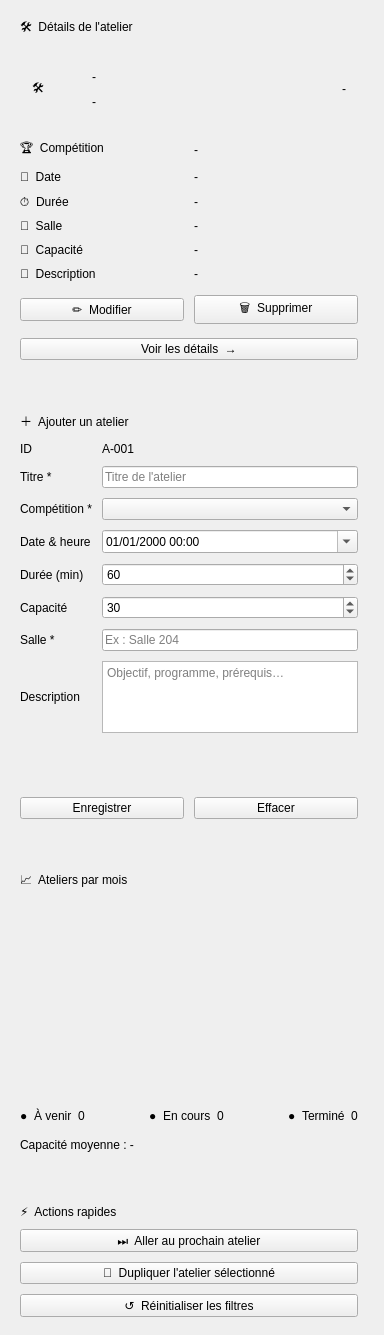
                <widget class="QWidget" name="rightColAtelier">
                 <property name="minimumSize">
                  <size>
                   <width>330</width>
                   <height>0</height>
                  </size>
                 </property>
                 <layout class="QVBoxLayout" name="rightLayoutAtelier">
                  <property name="spacing">
                   <number>16</number>
                  </property>
                  <property name="leftMargin">
                   <number>0</number>
                  </property>
                  <property name="topMargin">
                   <number>0</number>
                  </property>
                  <property name="rightMargin">
                   <number>6</number>
                  </property>
                  <property name="bottomMargin">
                   <number>0</number>
                  </property>
                  <item>
                   <widget class="QFrame" name="cardDetailsAtelier">
                    <layout class="QVBoxLayout" name="detailsLayoutAtelier">
                     <property name="spacing">
                      <number>14</number>
                     </property>
                     <property name="leftMargin">
                      <number>20</number>
                     </property>
                     <property name="topMargin">
                      <number>18</number>
                     </property>
                     <property name="rightMargin">
                      <number>20</number>
                     </property>
                     <property name="bottomMargin">
                      <number>18</number>
                     </property>
                     <item>
                      <widget class="QLabel" name="lblDetailsAtelier">
                       <property name="text">
                        <string>🛠️  Détails de l'atelier</string>
                       </property>
                      </widget>
                     </item>
                     <item>
                      <widget class="QFrame" name="detailHeadAtelier">
                       <layout class="QHBoxLayout" name="detailHeadLayoutAtelier">
                        <property name="spacing">
                         <number>12</number>
                        </property>
                        <property name="leftMargin">
                         <number>12</number>
                        </property>
                        <property name="topMargin">
                         <number>12</number>
                        </property>
                        <property name="rightMargin">
                         <number>12</number>
                        </property>
                        <property name="bottomMargin">
                         <number>12</number>
                        </property>
                        <item>
                         <widget class="QLabel" name="dIcoAtelier">
                          <property name="text">
                           <string>🛠️</string>
                          </property>
                          <property name="minimumSize">
                           <size>
                            <width>48</width>
                            <height>48</height>
                           </size>
                          </property>
                          <property name="maximumSize">
                           <size>
                            <width>48</width>
                            <height>48</height>
                           </size>
                          </property>
                         </widget>
                        </item>
                        <item>
                         <layout class="QVBoxLayout" name="detailNameLayoutAtelier">
                          <property name="spacing">
                           <number>2</number>
                          </property>
                          <property name="leftMargin">
                           <number>0</number>
                          </property>
                          <property name="topMargin">
                           <number>0</number>
                          </property>
                          <property name="rightMargin">
                           <number>0</number>
                          </property>
                          <property name="bottomMargin">
                           <number>0</number>
                          </property>
                          <item>
                           <widget class="QLabel" name="dNomAtelier">
                            <property name="text">
                             <string>-</string>
                            </property>
                            <property name="wordWrap">
                             <bool>true</bool>
                            </property>
                           </widget>
                          </item>
                          <item>
                           <widget class="QLabel" name="dIdAtelier">
                            <property name="text">
                             <string>-</string>
                            </property>
                           </widget>
                          </item>
                         </layout>
                        </item>
                        <item>
                         <spacer name="detailSp">
                          <property name="orientation">
                           <enum>Qt::Horizontal</enum>
                          </property>
                          <property name="sizeHint" stdset="0">
                           <size>
                            <width>40</width>
                            <height>20</height>
                           </size>
                          </property>
                         </spacer>
                        </item>
                        <item>
                         <widget class="QLabel" name="dBadgeAtelier">
                          <property name="text">
                           <string>-</string>
                          </property>
                         </widget>
                        </item>
                       </layout>
                      </widget>
                     </item>
                     <item>
                      <layout class="QGridLayout" name="detailsGridAtelier">
                       <property name="spacing">
                        <number>10</number>
                       </property>
                       <property name="leftMargin">
                        <number>0</number>
                       </property>
                       <property name="topMargin">
                        <number>0</number>
                       </property>
                       <property name="rightMargin">
                        <number>0</number>
                       </property>
                       <property name="bottomMargin">
                        <number>0</number>
                       </property>
                       <item row="0" column="0">
                        <widget class="QLabel" name="dCompLabel">
                         <property name="text">
                          <string>🏆  Compétition</string>
                         </property>
                        </widget>
                       </item>
                       <item row="0" column="1">
                        <widget class="QLabel" name="dComp">
                         <property name="text">
                          <string>-</string>
                         </property>
                         <property name="wordWrap">
                          <bool>true</bool>
                         </property>
                        </widget>
                       </item>
                       <item row="1" column="0">
                        <widget class="QLabel" name="dDateLabel">
                         <property name="text">
                          <string>📅  Date</string>
                         </property>
                        </widget>
                       </item>
                       <item row="1" column="1">
                        <widget class="QLabel" name="dDate">
                         <property name="text">
                          <string>-</string>
                         </property>
                        </widget>
                       </item>
                       <item row="2" column="0">
                        <widget class="QLabel" name="dDureeLabel">
                         <property name="text">
                          <string>⏱️  Durée</string>
                         </property>
                        </widget>
                       </item>
                       <item row="2" column="1">
                        <widget class="QLabel" name="dDuree">
                         <property name="text">
                          <string>-</string>
                         </property>
                        </widget>
                       </item>
                       <item row="3" column="0">
                        <widget class="QLabel" name="dSalleLabelAtelier">
                         <property name="text">
                          <string>🏫  Salle</string>
                         </property>
                        </widget>
                       </item>
                       <item row="3" column="1">
                        <widget class="QLabel" name="dSalleAtelier">
                         <property name="text">
                          <string>-</string>
                         </property>
                        </widget>
                       </item>
                       <item row="4" column="0">
                        <widget class="QLabel" name="dCapLabel">
                         <property name="text">
                          <string>👥  Capacité</string>
                         </property>
                        </widget>
                       </item>
                       <item row="4" column="1">
                        <widget class="QLabel" name="dCap">
                         <property name="text">
                          <string>-</string>
                         </property>
                        </widget>
                       </item>
                       <item row="5" column="0">
                        <widget class="QLabel" name="dDescLabel">
                         <property name="text">
                          <string>📝  Description</string>
                         </property>
                        </widget>
                       </item>
                       <item row="5" column="1">
                        <widget class="QLabel" name="dDesc">
                         <property name="text">
                          <string>-</string>
                         </property>
                         <property name="wordWrap">
                          <bool>true</bool>
                         </property>
                        </widget>
                       </item>
                      </layout>
                     </item>
                     <item>
                      <layout class="QHBoxLayout" name="detailBtnLayout">
                       <property name="spacing">
                        <number>10</number>
                       </property>
                       <property name="leftMargin">
                        <number>0</number>
                       </property>
                       <property name="topMargin">
                        <number>0</number>
                       </property>
                       <property name="rightMargin">
                        <number>0</number>
                       </property>
                       <property name="bottomMargin">
                        <number>0</number>
                       </property>
                       <item>
                        <widget class="QPushButton" name="btnEdit">
                         <property name="text">
                          <string>✏️  Modifier</string>
                         </property>
                        </widget>
                       </item>
                       <item>
                        <widget class="QPushButton" name="btnDelete">
                         <property name="text">
                          <string>🗑️  Supprimer</string>
                         </property>
                        </widget>
                       </item>
                      </layout>
                     </item>
                     <item>
                      <widget class="QPushButton" name="btnDetailsAtelier">
                       <property name="text">
                        <string>Voir les détails  →</string>
                       </property>
                      </widget>
                     </item>
                    </layout>
                   </widget>
                  </item>
                  <item>
                   <widget class="QFrame" name="cardAddAtelier">
                    <layout class="QVBoxLayout" name="addLayoutAtelier">
                     <property name="spacing">
                      <number>12</number>
                     </property>
                     <property name="leftMargin">
                      <number>20</number>
                     </property>
                     <property name="topMargin">
                      <number>18</number>
                     </property>
                     <property name="rightMargin">
                      <number>20</number>
                     </property>
                     <property name="bottomMargin">
                      <number>18</number>
                     </property>
                     <item>
                      <widget class="QLabel" name="lblAddAtelier">
                       <property name="text">
                        <string>＋  Ajouter un atelier</string>
                       </property>
                      </widget>
                     </item>
                     <item>
                      <layout class="QGridLayout" name="addFormLayoutAtelier">
                       <property name="spacing">
                        <number>10</number>
                       </property>
                       <property name="leftMargin">
                        <number>0</number>
                       </property>
                       <property name="topMargin">
                        <number>0</number>
                       </property>
                       <property name="rightMargin">
                        <number>0</number>
                       </property>
                       <property name="bottomMargin">
                        <number>0</number>
                       </property>
                       <item row="0" column="0">
                        <widget class="QLabel" name="aIdLabelAtelier">
                         <property name="text">
                          <string>ID</string>
                         </property>
                        </widget>
                       </item>
                       <item row="0" column="1">
                        <widget class="QLabel" name="aIdAtelier">
                         <property name="text">
                          <string>A-001</string>
                         </property>
                        </widget>
                       </item>
                       <item row="1" column="0">
                        <widget class="QLabel" name="aTitreLabel">
                         <property name="text">
                          <string>Titre *</string>
                         </property>
                        </widget>
                       </item>
                       <item row="1" column="1">
                        <widget class="QLineEdit" name="aTitre">
                         <property name="placeholderText">
                          <string>Titre de l'atelier</string>
                         </property>
                        </widget>
                       </item>
                       <item row="2" column="0">
                        <widget class="QLabel" name="aCompLabel">
                         <property name="text">
                          <string>Compétition *</string>
                         </property>
                        </widget>
                       </item>
                       <item row="2" column="1">
                        <widget class="QComboBox" name="aComp" />
                       </item>
                       <item row="3" column="0">
                        <widget class="QLabel" name="aDateLabel">
                         <property name="text">
                          <string>Date &amp; heure</string>
                         </property>
                        </widget>
                       </item>
                       <item row="3" column="1">
                        <widget class="QDateTimeEdit" name="aDate">
                         <property name="calendarPopup">
                          <bool>true</bool>
                         </property>
                         <property name="displayFormat">
                          <string>dd/MM/yyyy HH:mm</string>
                         </property>
                        </widget>
                       </item>
                       <item row="4" column="0">
                        <widget class="QLabel" name="aDureeLabel">
                         <property name="text">
                          <string>Durée (min)</string>
                         </property>
                        </widget>
                       </item>
                       <item row="4" column="1">
                        <widget class="QSpinBox" name="aDuree">
                         <property name="minimum">
                          <number>15</number>
                         </property>
                         <property name="maximum">
                          <number>1440</number>
                         </property>
                         <property name="singleStep">
                          <number>15</number>
                         </property>
                         <property name="value">
                          <number>60</number>
                         </property>
                        </widget>
                       </item>
                       <item row="5" column="0">
                        <widget class="QLabel" name="aCapLabel">
                         <property name="text">
                          <string>Capacité</string>
                         </property>
                        </widget>
                       </item>
                       <item row="5" column="1">
                        <widget class="QSpinBox" name="aCap">
                         <property name="minimum">
                          <number>1</number>
                         </property>
                         <property name="maximum">
                          <number>5000</number>
                         </property>
                         <property name="value">
                          <number>30</number>
                         </property>
                        </widget>
                       </item>
                       <item row="6" column="0">
                        <widget class="QLabel" name="aSalleLabelAtelier">
                         <property name="text">
                          <string>Salle *</string>
                         </property>
                        </widget>
                       </item>
                       <item row="6" column="1">
                        <widget class="QLineEdit" name="aSalleAtelier">
                         <property name="placeholderText">
                          <string>Ex : Salle 204</string>
                         </property>
                        </widget>
                       </item>
                       <item row="7" column="0">
                        <widget class="QLabel" name="aDescLabel">
                         <property name="text">
                          <string>Description</string>
                         </property>
                        </widget>
                       </item>
                       <item row="7" column="1">
                        <widget class="QPlainTextEdit" name="aDesc">
                         <property name="placeholderText">
                          <string>Objectif, programme, prérequis…</string>
                         </property>
                         <property name="maximumSize">
                          <size>
                           <width>16777215</width>
                           <height>72</height>
                          </size>
                         </property>
                        </widget>
                       </item>
                      </layout>
                     </item>
                     <item>
                      <widget class="QLabel" name="aConflictAtelier">
                       <property name="text">
                        <string />
                       </property>
                       <property name="wordWrap">
                        <bool>true</bool>
                       </property>
                      </widget>
                     </item>
                     <item>
                      <widget class="QLabel" name="aErrAtelier">
                       <property name="text">
                        <string />
                       </property>
                       <property name="wordWrap">
                        <bool>true</bool>
                       </property>
                      </widget>
                     </item>
                     <item>
                      <layout class="QHBoxLayout" name="addBtnLayout">
                       <property name="spacing">
                        <number>10</number>
                       </property>
                       <property name="leftMargin">
                        <number>0</number>
                       </property>
                       <property name="topMargin">
                        <number>0</number>
                       </property>
                       <property name="rightMargin">
                        <number>0</number>
                       </property>
                       <property name="bottomMargin">
                        <number>0</number>
                       </property>
                       <item>
                        <widget class="QPushButton" name="btnSaveAtelier">
                         <property name="text">
                          <string>Enregistrer</string>
                         </property>
                        </widget>
                       </item>
                       <item>
                        <widget class="QPushButton" name="btnClearAtelier">
                         <property name="text">
                          <string>Effacer</string>
                         </property>
                        </widget>
                       </item>
                      </layout>
                     </item>
                    </layout>
                   </widget>
                  </item>
                  <item>
                   <widget class="QFrame" name="cardStatutAtelier">
                    <layout class="QVBoxLayout" name="statutLayoutAtelier">
                     <property name="spacing">
                      <number>12</number>
                     </property>
                     <property name="leftMargin">
                      <number>20</number>
                     </property>
                     <property name="topMargin">
                      <number>18</number>
                     </property>
                     <property name="rightMargin">
                      <number>20</number>
                     </property>
                     <property name="bottomMargin">
                      <number>18</number>
                     </property>
                     <item>
                      <widget class="QLabel" name="lblStats">
                       <property name="text">
                        <string>📈  Ateliers par mois</string>
                       </property>
                      </widget>
                     </item>
                     <item>
                      <widget class="QWidget" name="statsChartAtelier">
                       <property name="minimumSize">
                        <size>
                         <width>0</width>
                         <height>190</height>
                        </size>
                       </property>
                       <property name="minimumSize">
                        <size>
                         <width>0</width>
                         <height>190</height>
                        </size>
                       </property>
                      </widget>
                     </item>
                     <item>
                      <layout class="QHBoxLayout" name="legendLayoutAtelier">
                       <property name="spacing">
                        <number>6</number>
                       </property>
                       <property name="leftMargin">
                        <number>0</number>
                       </property>
                       <property name="topMargin">
                        <number>0</number>
                       </property>
                       <property name="rightMargin">
                        <number>0</number>
                       </property>
                       <property name="bottomMargin">
                        <number>0</number>
                       </property>
                       <item>
                        <widget class="QLabel" name="dotAvenir">
                         <property name="text">
                          <string>●</string>
                         </property>
                        </widget>
                       </item>
                       <item>
                        <widget class="QLabel" name="legNameAvenir">
                         <property name="text">
                          <string>À venir</string>
                         </property>
                        </widget>
                       </item>
                       <item>
                        <widget class="QLabel" name="legAvenir">
                         <property name="text">
                          <string>0</string>
                         </property>
                        </widget>
                       </item>
                       <item>
                        <spacer name="lg1">
                         <property name="orientation">
                          <enum>Qt::Horizontal</enum>
                         </property>
                         <property name="sizeHint" stdset="0">
                          <size>
                           <width>40</width>
                           <height>20</height>
                          </size>
                         </property>
                        </spacer>
                       </item>
                       <item>
                        <widget class="QLabel" name="dotCoursAtelier">
                         <property name="text">
                          <string>●</string>
                         </property>
                        </widget>
                       </item>
                       <item>
                        <widget class="QLabel" name="legNameCoursAtelier">
                         <property name="text">
                          <string>En cours</string>
                         </property>
                        </widget>
                       </item>
                       <item>
                        <widget class="QLabel" name="legCoursAtelier">
                         <property name="text">
                          <string>0</string>
                         </property>
                        </widget>
                       </item>
                       <item>
                        <spacer name="lg2">
                         <property name="orientation">
                          <enum>Qt::Horizontal</enum>
                         </property>
                         <property name="sizeHint" stdset="0">
                          <size>
                           <width>40</width>
                           <height>20</height>
                          </size>
                         </property>
                        </spacer>
                       </item>
                       <item>
                        <widget class="QLabel" name="dotTermine">
                         <property name="text">
                          <string>●</string>
                         </property>
                        </widget>
                       </item>
                       <item>
                        <widget class="QLabel" name="legNameTermine">
                         <property name="text">
                          <string>Terminé</string>
                         </property>
                        </widget>
                       </item>
                       <item>
                        <widget class="QLabel" name="legTermine">
                         <property name="text">
                          <string>0</string>
                         </property>
                        </widget>
                       </item>
                      </layout>
                     </item>
                     <item>
                      <widget class="QLabel" name="lblMoyenne">
                       <property name="text">
                        <string>Capacité moyenne : -</string>
                       </property>
                      </widget>
                     </item>
                    </layout>
                   </widget>
                  </item>
                  <item>
                   <widget class="QFrame" name="cardActionsAtelier">
                    <layout class="QVBoxLayout" name="actionsLayoutAtelier">
                     <property name="spacing">
                      <number>10</number>
                     </property>
                     <property name="leftMargin">
                      <number>20</number>
                     </property>
                     <property name="topMargin">
                      <number>18</number>
                     </property>
                     <property name="rightMargin">
                      <number>20</number>
                     </property>
                     <property name="bottomMargin">
                      <number>18</number>
                     </property>
                     <item>
                      <widget class="QLabel" name="lblActionsAtelier">
                       <property name="text">
                        <string>⚡  Actions rapides</string>
                       </property>
                      </widget>
                     </item>
                     <item>
                      <widget class="QPushButton" name="btnProchain">
                       <property name="text">
                        <string>⏭️  Aller au prochain atelier</string>
                       </property>
                      </widget>
                     </item>
                     <item>
                      <widget class="QPushButton" name="btnDuplicate">
                       <property name="text">
                        <string>📄  Dupliquer l'atelier sélectionné</string>
                       </property>
                      </widget>
                     </item>
                     <item>
                      <widget class="QPushButton" name="btnReset">
                       <property name="text">
                        <string>↺  Réinitialiser les filtres</string>
                       </property>
                      </widget>
                     </item>
                    </layout>
                   </widget>
                  </item>
                  <item>
                   <spacer name="rightSpacerAtelier">
                    <property name="orientation">
                     <enum>Qt::Vertical</enum>
                    </property>
                    <property name="sizeHint" stdset="0">
                     <size>
                      <width>0</width>
                      <height>0</height>
                     </size>
                    </property>
                   </spacer>
                  </item>
                 </layout>
                </widget>
